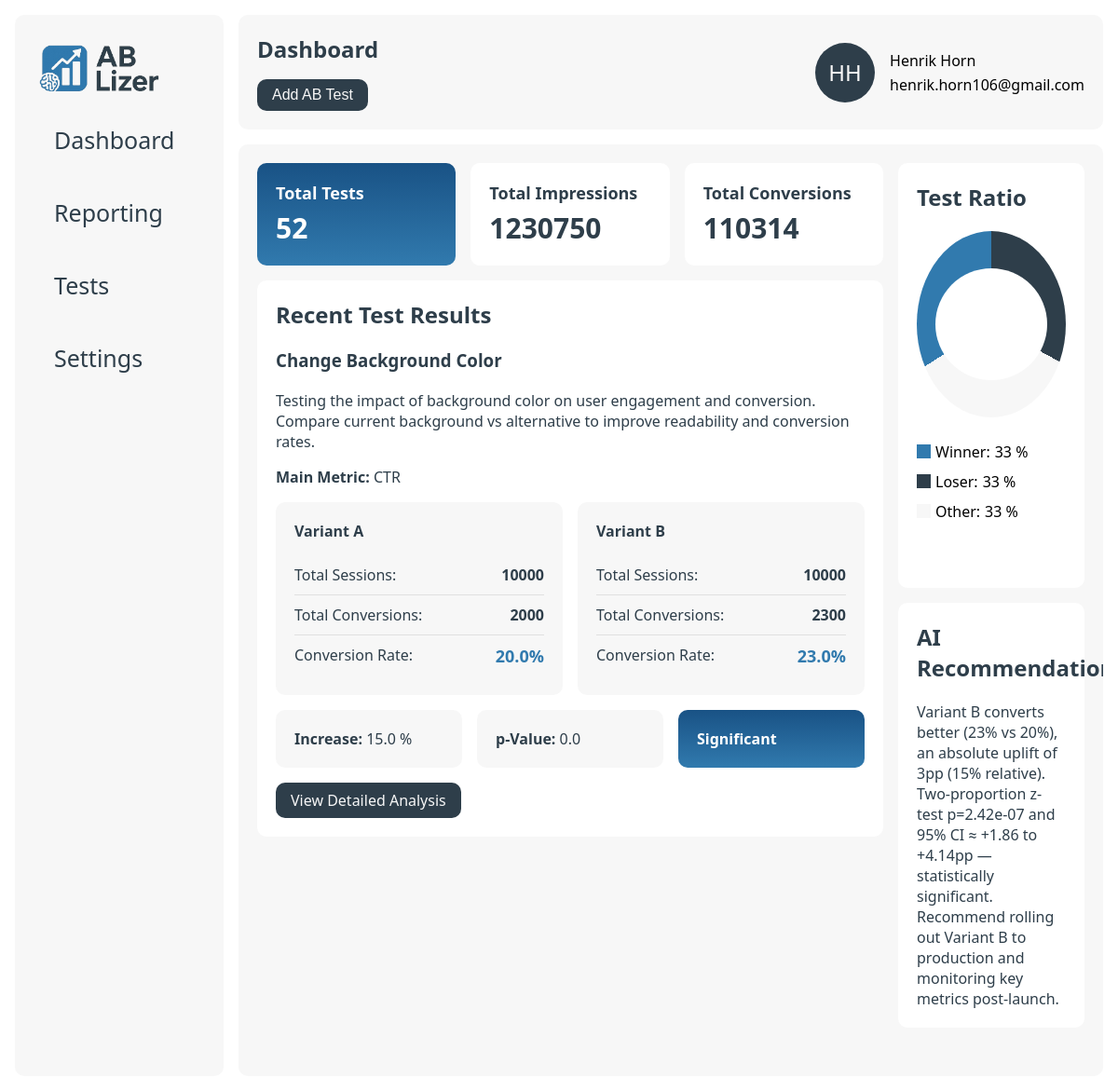
The page / on the database its author committed.
### data/models.py (models this page shows)
class users(db.Model):
    __tablename__ = 'users'
    id = db.Column(db.Integer, primary_key=True)
    company_id = db.Column(db.Integer, db.ForeignKey('companies.id'), nullable=False)
    name = db.Column(db.String(255), nullable=False)
    email = db.Column(db.String(255), nullable=False)

class ab_tests(db.Model):
    __tablename__ = 'ab_tests'
    id = db.Column(db.Integer, primary_key=True)
    company_id = db.Column(db.Integer, db.ForeignKey('companies.id'), nullable=False)
    name = db.Column(db.String(255), nullable=False)
    description = db.Column(db.Text, nullable=False)
    metric = db.Column(db.String(255), nullable=False)
    created_at = db.Column(db.DateTime, nullable=False)
    __repr__ = lambda self: f'<Ab_Test {self.id}>'
    __str__ = lambda self: f'{self.id}'

class variants(db.Model):
    __tablename__ = 'variants'
    id = db.Column(db.Integer, primary_key=True)
    test_id = db.Column(db.Integer, db.ForeignKey('ab_tests.id'), nullable=False)
    name = db.Column(db.String(255), nullable=False)
    impressions = db.Column(db.Integer, nullable=False)
    conversions = db.Column(db.Integer, nullable=False)
    conversion_rate = db.Column(db.Float, nullable=False)
    __repr__ = lambda self: f'<Variant {self.id}>'
    __str__ = lambda self: f'{self.id}'

class reports(db.Model):
    __tablename__ = 'reports'
    id = db.Column(db.Integer, primary_key=True)
    test_id = db.Column(db.Integer, db.ForeignKey('ab_tests.id'), nullable=False)
    p_value = db.Column(db.Float, nullable=False)
    summary = db.Column(db.Text, nullable=False)
    significance = db.Column(db.Boolean, nullable=False)
    increase_percent = db.Column(db.Float, nullable=True)
    ai_recommendation = db.Column(db.Text, nullable=False)
    created_at = db.Column(db.DateTime, nullable=False, default=db.func.now())
    __repr__ = lambda self: f'<Report {self.id}>'
    __str__ = lambda self: f'{self.id}'

### app.py (the view)
@app.route("/")
def home_page():
    user = db_manager.get_user(1)
    total_tests = len(db_manager.get_ab_tests(user.company_id))
    total_variants = db_manager.get_all_variants(user.company_id)
    total_impressions = 0
    total_conversions = 0
    for variant in total_variants:
        total_impressions += variant.impressions
        total_conversions += variant.conversions
    test = db_manager.get_recent_test(user.company_id)
    try:
        variants = db_manager.get_variants(test.id)
        report = db_manager.get_report(test.id)
    except AttributeError:
        variants = []
        report = None
    for variant in variants:
        variant.conversion_rate = round(float(variant.conversions) / float(variant.impressions) * 100, 2)
    return render_template("index.html",
                           user=user,
                           total_tests=total_tests,
                           total_impressions=total_impressions,
                           total_conversions=total_conversions,
                           test=test,
                           variants=variants,
                           report=report
                           )

### app.py (called while the page is built)
@app.template_filter('initials')
def get_initials(name):
    if not name:
        return ''
    parts = name.strip().split()
    if len(parts) >= 2:
        return (parts[0][0] + parts[1][0]).upper()
    elif len(parts) == 1:
        return parts[0][:2].upper()
    return ''

### data/db_manager.py (called while the page is built)
    def get_ab_tests(self, company_id):
        return ab_tests.query.filter_by(company_id=company_id).order_by(ab_tests.created_at.desc()).all()

    def get_recent_test(self, company_id):
        return ab_tests.query.filter_by(company_id=company_id).order_by(ab_tests.created_at.desc()).first()

    def get_all_variants(self, company_id):
        return db.session.query(variants).join(ab_tests).filter(ab_tests.company_id == company_id).all()

    def get_variants(self, test_id):
        return variants.query.filter_by(test_id=test_id).all()

    def get_report(self, test_id):
        return reports.query.filter_by(test_id=test_id).first()

    def get_user(self, user_id):
        return users.query.filter_by(id=user_id).first()

### templates/index.html (shortened to what this page needs)
{% extends "base.html" %}
{% block page_title %}Dashboard{% endblock %}
{% block page_button %}
    <div class="button-container">
        <button class="btn" id="addTestBtn">Add AB Test</button>
    </div>
{% endblock %}
{% block content %}
    <div class="column-grid-2">
        <div class="row">
            <div class="column-grid-3">
                <div class="card gradient">
                    <h2 class="card-title">Total Tests</h2>
                    <p class="card-value">{{ total_tests }}</p>
                </div>
                <div class="card">
                    <h2 class="card-title">Total Impressions</h2>
                    <p class="card-value">{{ total_impressions }}</p>
                </div>
                <div class="card">
                    <h2 class="card-title">Total Conversions</h2>
                    <p class="card-value">{{ total_conversions }}</p>
                </div>
            </div>
            <div class="card big">
                <div class="col">
                    <div>
                        <h2>Recent Test Results</h2>
                        {% if test is not none %}
                            <h3>{{ test.name }}</h3>
                            <p>{{ test.description }}</p>
                            <p><strong>Main Metric:</strong> {{ test.metric }}</p>
                            </div>
                            {% if variants != [] %}
                                <div class="column-grid-2">
                                    {% for variant in variants %}
                                        <div class="metrics-card">
                                            <h4>{{ variant.name }}</h4>
                                            <div class="metric-row">
                                                <span class="metric-label">Total Sessions:</span>
                                                <span class="metric-value">{{ variant.impressions }}</span>
                                            </div>
                                            <div class="metric-row">
                                                <span class="metric-label">Total Conversions:</span>
                                                <span class="metric-value">{{ variant.conversions }}</span>
                                            </div>
                                            <div class="metric-row">
                                                <span class="metric-label">Conversion Rate:</span>
                                                <span class="metric-value highlight">{{ variant.conversion_rate }}%</span>
                                            </div>
                                        </div>
                                    {% endfor %}
                                </div>
                                <div class="column-grid-3">
                                    <div class="card secondary">
                                        <p><strong>Increase:</strong> {{ report.increase_percent }} %</p>
                                    </div>
                                    <div class="card secondary">
                                        <p><strong>p-Value:</strong> {{ report.p_value }}</p>
                                    </div>
                                    {% if report.significance %}
                                        <div class="card gradient">
                                            <p><strong>Significant</strong></p>
                                        </div>
                                    {% else %}
                                        <div class="card secondary">
                                            <p><strong>Not Significant</strong></p>
                                        </div>
                                    {% endif %}
                                </div>
                                <div class="button-container">
                                    <a href="{{ url_for('analysis_page', user_id=user.id, test_id=test.id) }}"
                                       class="btn">View Detailed Analysis</a>
                                </div>
                            {% else %}
                                <div class="button-container">
                                    <button class="btn" id="addVariantBtn">Add Variants</button>
                                </div>
                            {% endif %}
                        {% else %}
                            <p>Create your first AB test to see the results.</p>
                        {% endif %}
                </div>
            </div>
        </div>
        <div class="row-grid-2">
            <div class="card big">
                <h2>Test Ratio</h2>
                <div class="chart-container" data-company-id="{{ user.company_id }}">
                    <div class="pie hollow"></div>
                    <div class="legend">
                        <div class="legend-item">
                            <div class="legend-color">
                                <div class="winner"></div>
                            </div>
                            <span>Winner:</span>
                            <span>33 %</span>
                        </div>
                        <div class="legend-item">
                            <div class="legend-color">
                                <div class="loser"></div>
                            </div>
                            <span>Loser:</span>
                            <span>33 %</span>
                        </div>
                        <div class="legend-item">
                            <div class="legend-color">
                                <div class="na"></div>
                            </div>
                            <span>Other:</span>
                            <span>33 %</span>
                        </div>
                    </div>
                </div>
            </div>
            <div class="card big">
                <h2>AI Recommendation</h2>
                <p>{{ report.summary }}</p>
            </div>
        </div>
    </div>
{% endblock %}

### templates/base.html (shortened to what this page needs)
<!DOCTYPE html>
<html lang="en">
<head>
    <link href="{{ url_for('static', filename='style.css') }}" rel="stylesheet">
</head>
<body>
<div class="main-wrapper">
    <div class="sidenav" id="mySidenav">
        <div class="sidenav-container">
            <a class="logo" href="/"><img src="{{ url_for('static', filename='logo_ab-lizer.png') }}" height="50px"></a>
            <a href="/">
                <div class="tab">Dashboard</div>
            </a>
            <a href="#">
                <div class="tab">Reporting</div>
            </a>
            <a href="/tests/{{ user.id }}">
                <div class="tab">Tests</div>
            </a>
            <a href="/settings/{{ user.id }}">
                <div class="tab">Settings</div>
            </a>
        </div>
    </div>
    <div class="wrapper">
        <nav>
            <div class="container navigation">
                <div class="hero">
                    <h1>{% block page_title %}{% endblock %}</h1>
                    {% block page_button %}{% endblock %}
                </div>
                <div class="col-wrapper">
                    <div class="profile">
                        <div class="profile-image">{{ user.name|initials }}</div>
                    </div>
                    <div class="profile-info">
                        <div>
                            {{ user.name }}
                        </div>
                        <div>
                            {{ user.email }}
                        </div>
                    </div>
            </div>
        </nav>
        <main class="container">
            {% block content %}{% endblock %}
        </main>
    </div>
</div>
</body>
</html>

### rows shown on the page
users: name|initials "HH", name "Henrik Horn", email "henrik.horn106@gmail.com"
ab_tests: name "Change Background Color", description "Testing the impact of background color on user engagement and conversion. Compare current background vs alternative to improve readability and conversion rates.", metric "CTR"
variants: name "Variant A", impressions "10000", conversions "2000", conversion_rate "20.0"
variants: name "Variant B", impressions "10000", conversions "2300", conversion_rate "23.0"
reports: increase_percent "15.0", p_value "0.0", summary "Variant B converts better (23% vs 20%), an absolute uplift of 3pp (15% relative). Two-proportion z-test p=2.42e-07 and 95% CI ≈ +1.86 to +4.14pp — statistically significant. Recommend rolling out Variant B to production and monitoring key metrics post-launch."

### other values the page prints
{{ total_tests }} "52"
{{ total_impressions }} "1230750"
{{ total_conversions }} "110314"
